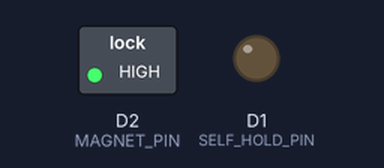
This sketch was run on a simulated ESP8266 (NodeMCU). Shown: switched loads named in the sketch (green lamp = pin HIGH), output pins drawn as LEDs (lit = HIGH).

Above: at 0.1 s.
At 2.6 s:
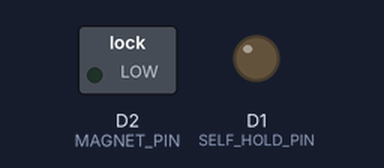
At 5.1 s:
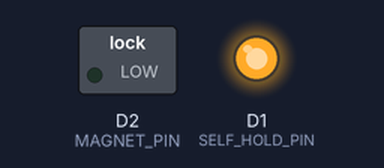
Timing chart, 0 to 6.6 s (numbered marks = the images above):
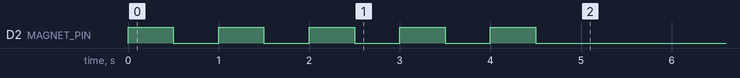

The sketch:

magnetPen.ino
```cpp
/*
  magnetPen - HiLetgo ESP8266 NodeMCU (ESP-12E)

  Using the HiLetgo ESP8266:
  1. Download the Arduino IDE, the latest version.
  2. Install the IDE
  3. Set up your Arduino IDE as: Go to File->Preferences and copy the URL below to get the ESP board manager extensions: http://arduino.esp8266.com/stable/package_esp8266com_index.json Placing the http:// before the URL lets the Arduino IDE use it...otherwise it gives you a protocol error.
  4. Go to Tools > Board > Board Manager> Type "esp8266" and download the Community esp8266 and install.
  5. Set up your chip as:
    Tools -> Board -> NodeMCU 1.0 (ESP-12E Module)
    Tools -> Flash Size -> 4M (3M SPIFFS)
    Tools -> CPU Frequency -> 80 Mhz
    Tools -> Upload Speed -> 921600
    Tools-->Port--> (whatever it is)

  Sequence after power-up:
    1. Assert the self-hold output.
    2. Disable Wi-Fi, then pulse the magnet output five times.
    3. Leave the magnet off and release the self-hold output.

  NodeMCU GPIO outputs are 3.3 V. Use GPIO pins through the board labels below;
  do not apply 5 V to ESP8266 GPIO pins.
*/

#include <ESP8266WiFi.h>

// NodeMCU labels map to GPIO numbers: D1 = GPIO5, D2 = GPIO4.
// These pins are not ESP8266 boot-mode strapping pins.
const uint8_t SELF_HOLD_PIN = D1;
const uint8_t MAGNET_PIN    = D2;

const unsigned long MAGNET_ON_MS  = 500;
const unsigned long MAGNET_OFF_MS = 500;
const uint8_t MAGNET_PULSE_COUNT = 5;

void setup() {
  // Keep the onboard blue LED lit (active-low on D4 on this board).
  // pinMode(D4, OUTPUT);
  // digitalWrite(D4, LOW);
  // Establish the power hold as early as the sketch can run.
  digitalWrite(SELF_HOLD_PIN, HIGH);
  pinMode(SELF_HOLD_PIN, OUTPUT);
  digitalWrite(SELF_HOLD_PIN, LOW);

  // Keep the magnet MOSFET off while Wi-Fi is shut down.
  digitalWrite(MAGNET_PIN, LOW);
  pinMode(MAGNET_PIN, OUTPUT);

  WiFi.mode(WIFI_OFF);
  WiFi.forceSleepBegin();

  for (uint8_t pulse = 0; pulse < MAGNET_PULSE_COUNT; ++pulse) {
    digitalWrite(MAGNET_PIN, HIGH);
    delay(MAGNET_ON_MS);
    digitalWrite(MAGNET_PIN, LOW);
    delay(MAGNET_OFF_MS);
  }

  // Explicitly leave the magnet off, then drop the self-hold output.
  digitalWrite(MAGNET_PIN, LOW);
  digitalWrite(SELF_HOLD_PIN, HIGH);
}

void loop() {
  // The sequence runs once per power-up/reset.
}
```
